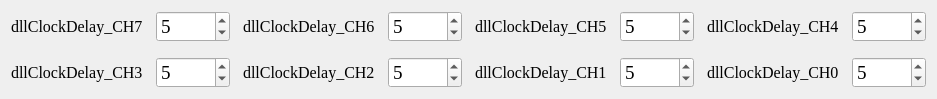
   <widget class="QWidget" name="layoutWidget">
    <property name="geometry">
     <rect>
      <x>10</x>
      <y>578</y>
      <width>937</width>
      <height>77</height>
     </rect>
    </property>
    <layout class="QGridLayout" name="gridLayout">
     <property name="horizontalSpacing">
      <number>13</number>
     </property>
     <property name="verticalSpacing">
      <number>15</number>
     </property>
     <item row="0" column="0">
      <widget class="QLabel" name="dllClockDelay_CH7">
       <property name="font">
        <font>
         <family>Times New Roman</family>
         <pointsize>12</pointsize>
         <weight>50</weight>
         <bold>false</bold>
        </font>
       </property>
       <property name="text">
        <string>dllClockDelay_CH7</string>
       </property>
      </widget>
     </item>
     <item row="0" column="1">
      <widget class="QSpinBox" name="dllClockDelay_CH7_Box">
       <property name="font">
        <font>
         <family>Times New Roman</family>
         <pointsize>14</pointsize>
        </font>
       </property>
       <property name="maximum">
        <number>15</number>
       </property>
       <property name="value">
        <number>5</number>
       </property>
      </widget>
     </item>
     <item row="0" column="2">
      <widget class="QLabel" name="dllClockDelay_CH6">
       <property name="font">
        <font>
         <family>Times New Roman</family>
         <pointsize>12</pointsize>
         <weight>50</weight>
         <bold>false</bold>
        </font>
       </property>
       <property name="text">
        <string>dllClockDelay_CH6</string>
       </property>
      </widget>
     </item>
     <item row="0" column="3">
      <widget class="QSpinBox" name="dllClockDelay_CH6_Box">
       <property name="font">
        <font>
         <family>Times New Roman</family>
         <pointsize>14</pointsize>
        </font>
       </property>
       <property name="maximum">
        <number>15</number>
       </property>
       <property name="value">
        <number>5</number>
       </property>
      </widget>
     </item>
     <item row="0" column="4">
      <widget class="QLabel" name="dllClockDelay_CH5">
       <property name="font">
        <font>
         <family>Times New Roman</family>
         <pointsize>12</pointsize>
         <weight>50</weight>
         <bold>false</bold>
        </font>
       </property>
       <property name="text">
        <string>dllClockDelay_CH5</string>
       </property>
      </widget>
     </item>
     <item row="0" column="5">
      <widget class="QSpinBox" name="dllClockDelay_CH5_Box">
       <property name="font">
        <font>
         <family>Times New Roman</family>
         <pointsize>14</pointsize>
        </font>
       </property>
       <property name="maximum">
        <number>15</number>
       </property>
       <property name="value">
        <number>5</number>
       </property>
      </widget>
     </item>
     <item row="0" column="6">
      <widget class="QLabel" name="dllClockDelay_CH4">
       <property name="font">
        <font>
         <family>Times New Roman</family>
         <pointsize>12</pointsize>
         <weight>50</weight>
         <bold>false</bold>
        </font>
       </property>
       <property name="text">
        <string>dllClockDelay_CH4</string>
       </property>
      </widget>
     </item>
     <item row="0" column="7">
      <widget class="QSpinBox" name="dllClockDelay_CH4_Box">
       <property name="font">
        <font>
         <family>Times New Roman</family>
         <pointsize>14</pointsize>
        </font>
       </property>
       <property name="maximum">
        <number>15</number>
       </property>
       <property name="value">
        <number>5</number>
       </property>
      </widget>
     </item>
     <item row="1" column="0">
      <widget class="QLabel" name="dllClockDelay_CH3">
       <property name="font">
        <font>
         <family>Times New Roman</family>
         <pointsize>12</pointsize>
         <weight>50</weight>
         <bold>false</bold>
        </font>
       </property>
       <property name="text">
        <string>dllClockDelay_CH3</string>
       </property>
      </widget>
     </item>
     <item row="1" column="1">
      <widget class="QSpinBox" name="dllClockDelay_CH3_Box">
       <property name="font">
        <font>
         <family>Times New Roman</family>
         <pointsize>14</pointsize>
        </font>
       </property>
       <property name="maximum">
        <number>15</number>
       </property>
       <property name="value">
        <number>5</number>
       </property>
      </widget>
     </item>
     <item row="1" column="2">
      <widget class="QLabel" name="dllClockDelay_CH2">
       <property name="font">
        <font>
         <family>Times New Roman</family>
         <pointsize>12</pointsize>
         <weight>50</weight>
         <bold>false</bold>
        </font>
       </property>
       <property name="text">
        <string>dllClockDelay_CH2</string>
       </property>
      </widget>
     </item>
     <item row="1" column="3">
      <widget class="QSpinBox" name="dllClockDelay_CH2_Box">
       <property name="font">
        <font>
         <family>Times New Roman</family>
         <pointsize>14</pointsize>
        </font>
       </property>
       <property name="maximum">
        <number>15</number>
       </property>
       <property name="value">
        <number>5</number>
       </property>
      </widget>
     </item>
     <item row="1" column="4">
      <widget class="QLabel" name="dllClockDelay_CH1">
       <property name="font">
        <font>
         <family>Times New Roman</family>
         <pointsize>12</pointsize>
         <weight>50</weight>
         <bold>false</bold>
        </font>
       </property>
       <property name="text">
        <string>dllClockDelay_CH1</string>
       </property>
      </widget>
     </item>
     <item row="1" column="5">
      <widget class="QSpinBox" name="dllClockDelay_CH1_Box">
       <property name="font">
        <font>
         <family>Times New Roman</family>
         <pointsize>14</pointsize>
        </font>
       </property>
       <property name="maximum">
        <number>15</number>
       </property>
       <property name="value">
        <number>5</number>
       </property>
      </widget>
     </item>
     <item row="1" column="6">
      <widget class="QLabel" name="dllClockDelay_CH0">
       <property name="font">
        <font>
         <family>Times New Roman</family>
         <pointsize>12</pointsize>
         <weight>50</weight>
         <bold>false</bold>
        </font>
       </property>
       <property name="text">
        <string>dllClockDelay_CH0</string>
       </property>
      </widget>
     </item>
     <item row="1" column="7">
      <widget class="QSpinBox" name="dllClockDelay_CH0_Box">
       <property name="font">
        <font>
         <family>Times New Roman</family>
         <pointsize>14</pointsize>
        </font>
       </property>
       <property name="maximum">
        <number>15</number>
       </property>
       <property name="value">
        <number>5</number>
       </property>
      </widget>
     </item>
    </layout>
   </widget>
